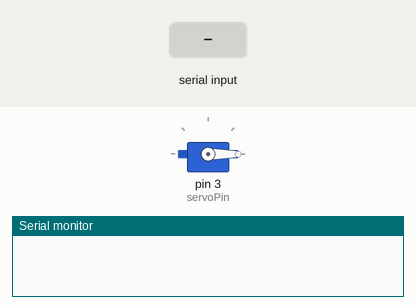
A sketch run on a simulated Arduino Uno, built with avr-gcc and run on an emulated ATmega328P. Parts: servo, the last lines printed to the serial monitor. Inputs (shaded band) come from the test bench.

Above: at 1.2 s.
1.3 s: "90\n" received over Serial
At 2.1 s:
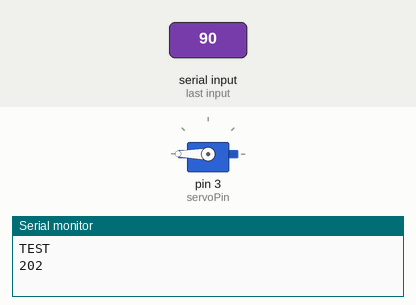
Timing chart, 0 to 4.3 s (numbered marks = the images above; inputs shaded):
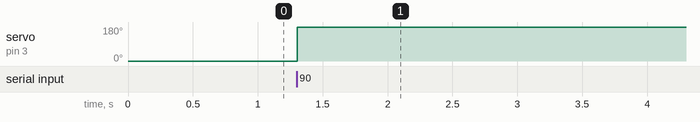

The sketch:

microcontroller.ino
```cpp
#include <Servo.h>

Servo servo1;
const int servoPin = 3; // Digital I/O pin # on Arduino Uno

const int maxAge = 80; // Maximum age possible reference (increase for less servo actuation,
                       //                                 decrease for more servo actuation)
const int maxAngle = 180; // Maximum angle rotation of servo

String predictedAge_str; // Serial input from Python script
int predictedAge; // Integer conversion of serial input

boolean state = true; // Condition to keep inputting serial data or not

// Determines how much to rotate servo by (in degrees)
int actuateServoBy(int age) {
  float factor = float(age)/float(maxAge);
  //Serial.println(factor);

  return (factor * maxAngle);
}

// Setup function
void setup() {
  Serial.begin(9600); // 9600 baudrate instead of 115200 used to slow down serial input
  servo1.attach(servoPin);
  servo1.write(0);
}

// Main looping function
void loop() {
   while (Serial.available())
    {
        while (state) {
          predictedAge_str = Serial.readStringUntil('\n');
          //Serial.println(predictedAge_str);

          if (predictedAge_str.length() == 2) {
            Serial.println("TEST");
            predictedAge = predictedAge_str.toInt();
            state = false;
          }
      }
        int angle = actuateServoBy(predictedAge);
        Serial.println(angle);
        servo1.write(angle);

        state = true;
        delay(1000);
    }
}
```

Measured:
- after the input at 1.3 s, servo on pin 3 (servoPin): 0° → 180° at once
